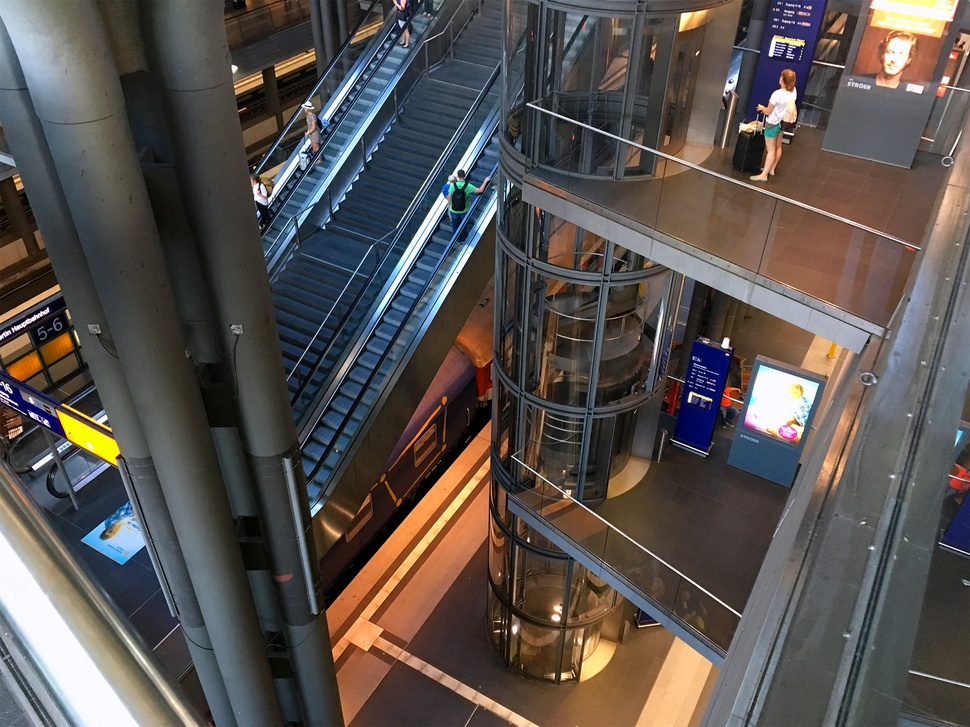
#> input picture numpy_samples/berlin.jpg, 970 x 727 px, shrunk from 1830 x 1371 before the run, found by its file name
$ python Channels.py
#> lines starting #> are read from the running program, lines starting #| are printed output that depends on the picture
import numpy as np

# import cv2

# from matplotlib import pyplot as plt
import matplotlib.pyplot as plt

from PIL import Image

pic= Image.open("C:\\Users\\akottopa\\Desktop\\InsideIn\\IoTG\\Training\\udemy\\numpy_basics\\berlin.jpg", mode='r')
#> pic is the input picture: PIL image 970x727 RGB; mean R, G, B 88.5, 82.3, 78.9

pic_array= np.asarray(pic)

copy_pic_array=pic_array.copy()

copy_pic_array[:,:,1] = 0
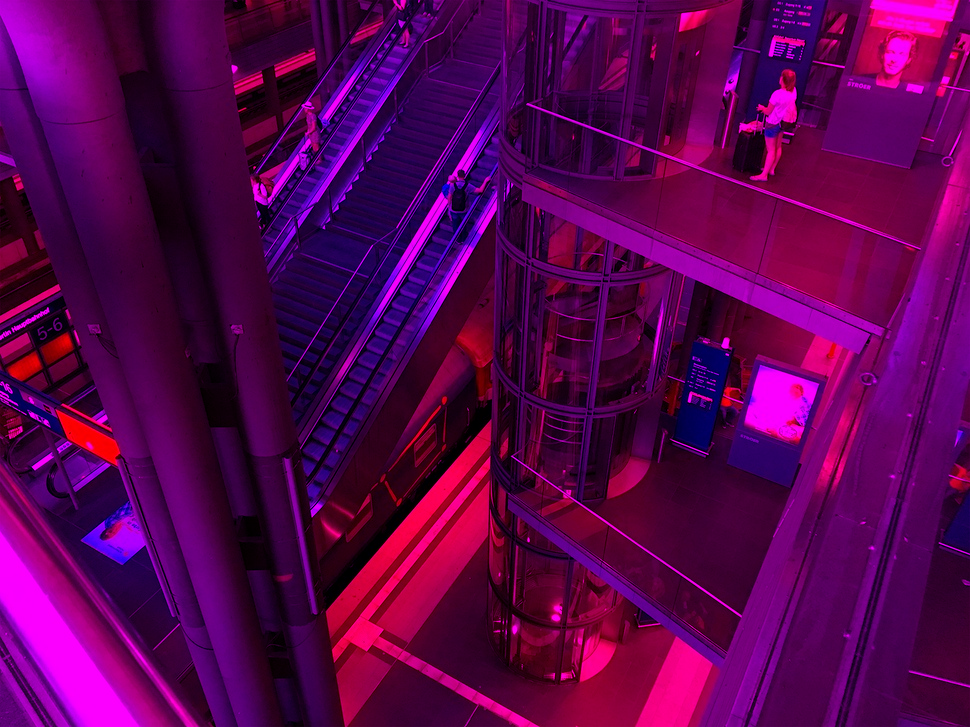
#> copy_pic_array: shape (727, 970, 3); mean R, G, B 88.5, 0, 78.9

# print(copy_pic_array[:,:,2])
plt.imshow(copy_pic_array[:,:])
plt.show()
